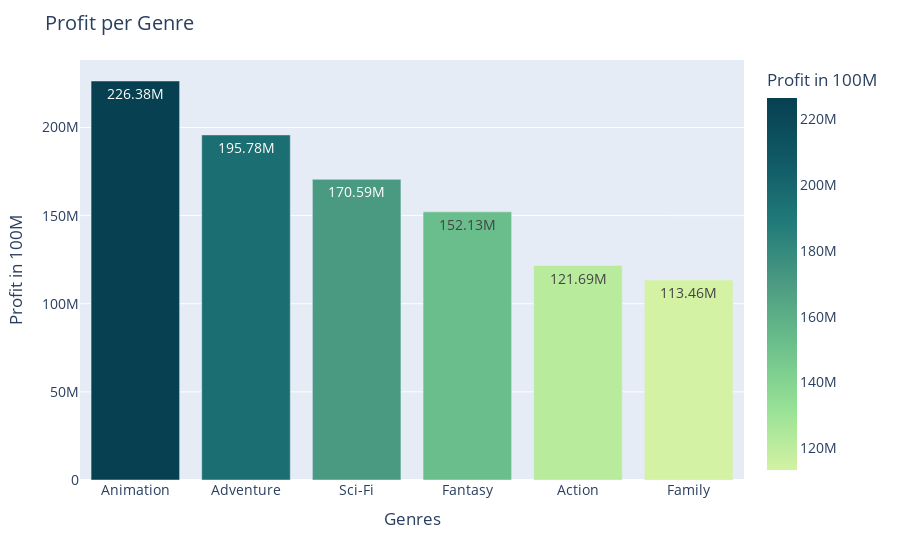

The code cell stored with this chart in its notebook:
### Code cell
import plotly.express as px

fig = px.bar(genre_bar_df, x = genre_bar_df.index, y = 'world_profit', text='world_profit',
            labels={
                     "genres":"Genres",
                     "world_profit": "Profit in 100M",
                 },
            color="world_profit", color_continuous_scale=px.colors.sequential.Emrld)


fig.update_layout(
    title=dict(text="Profit per Genre", font=dict(size=20)),
    font=dict(
        size=14,)
)



fig.update_traces(texttemplate='%{text:.5s}', textposition='inside')
fig.update_layout(uniformtext_minsize=8, uniformtext_mode='hide')
fig.show()

### Figure 1 — Plotly figure (JSON) as saved in the notebook; plotly's stock layout.template omitted (floating-point values rounded to 4 significant figures)
{"data": [{"alignmentgroup": "True", "hovertemplate": "Genres=%{x}<br>Profit in 100M=%{marker.color}<extra></extra>", "legendgroup": "", "marker": {"color": [226400000.0, 195800000.0, 170600000.0, 152100000.0, 121700000.0, 113500000.0], "coloraxis": "coloraxis", "pattern": {"shape": ""}}, "name": "", "offsetgroup": "", "orientation": "v", "showlegend": false, "text": [226400000.0, 195800000.0, 170600000.0, 152100000.0, 121700000.0, 113500000.0], "textposition": "inside", "texttemplate": "%{text:.5s}", "type": "bar", "x": ["Animation", "Adventure", "Sci-Fi", "Fantasy", "Action", "Family"], "xaxis": "x", "y": [226400000.0, 195800000.0, 170600000.0, 152100000.0, 121700000.0, 113500000.0], "yaxis": "y"}], "layout": {"barmode": "relative", "coloraxis": {"colorbar": {"title": {"text": "Profit in 100M"}}, "colorscale": [[0, "rgb(211, 242, 163)"], [0.1667, "rgb(151, 225, 150)"], [0.3333, "rgb(108, 192, 139)"], [0.5, "rgb(76, 155, 130)"], [0.6667, "rgb(33, 122, 121)"], [0.8333, "rgb(16, 89, 101)"], [1, "rgb(7, 64, 80)"]]}, "font": {"size": 14}, "legend": {"tracegroupgap": 0}, "margin": {"t": 60}, "title": {"font": {"size": 20}, "text": "Profit per Genre"}, "uniformtext": {"minsize": 8, "mode": "hide"}, "xaxis": {"anchor": "y", "domain": [0, 1], "title": {"text": "Genres"}}, "yaxis": {"anchor": "x", "domain": [0, 1], "title": {"text": "Profit in 100M"}}}}
